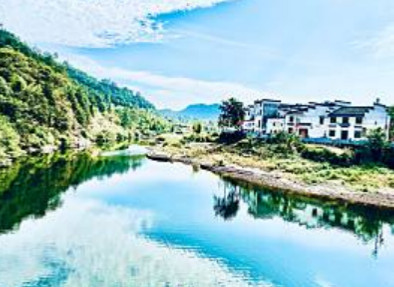
#> input picture ch_10/rural.jpg, 394 x 287 px
$ python ch10_6.py
#> lines starting #> are read from the running program, lines starting #| are printed output that depends on the picture
# [4 lines of commented-out code are left out]


import cv2
import numpy as np

src = cv2.imread('rural.jpg')
#> src is the input picture: shape (287, 394, 3); mean B, G, R 191.3, 189.9, 154.3
height, width = src.shape[0:2]
#> height = 287; width = 394
dsize = (width, height)
#> dsize = (394, 287)

src_p = np.float32([[0, 0],
                    [width - 1, 0],
                    [0, height - 1]])
#> src_p = [[0, 0], [393, 0], [0, 286]]

dst_p = np.float32([[30, 0],
                    [width - 1, 0],
                    [0, height - 1]])
#> dst_p = [[30, 0], [393, 0], [0, 286]]

M = cv2.getAffineTransform(src_p, dst_p)

dst = cv2.warpAffine(src, M, dsize)
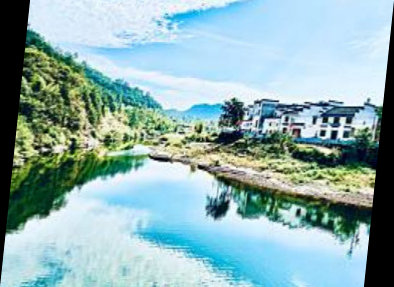
#> dst: shape (287, 394, 3); mean B, G, R 176.7, 175.4, 142.5

cv2.imshow("Src", src)
cv2.imshow("Dst", dst)

cv2.waitKey(0)
cv2.destroyAllWindows()
